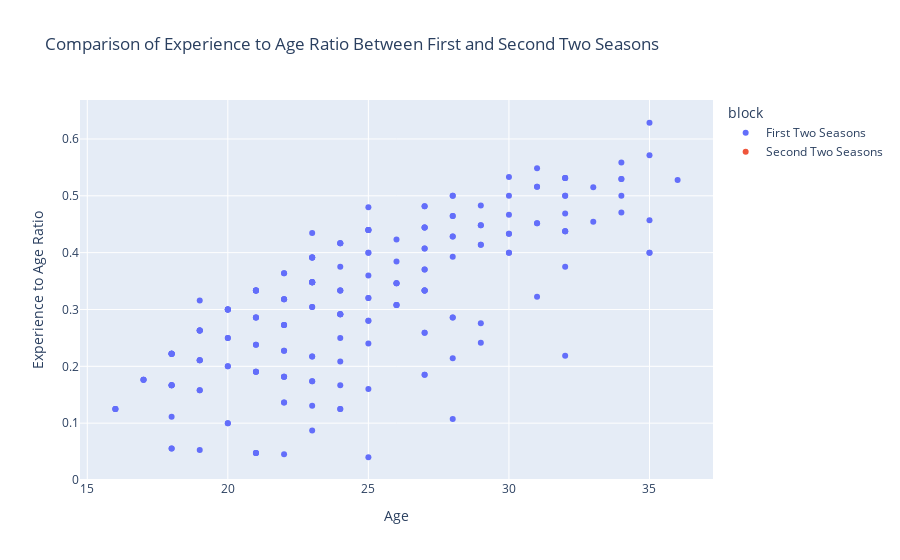

Notebook source saved alongside this figure:
### Code cell
data_first_two_seasons = data[['age_at_2020-2021_start', 'experience_to_age_ratio_2020-2021']].copy()
data_first_two_seasons['season'] = '2020-2021'
data_first_two_seasons_2 = data[['age_at_2021-2022_start', 'experience_to_age_ratio_2021-2022']].copy()
data_first_two_seasons_2['season'] = '2021-2022'

data_second_two_seasons = data[['age_at_2022-2023_start', 'experience_to_age_ratio_2022-2023']].copy()
data_second_two_seasons['season'] = '2022-2023'
data_second_two_seasons_2 = data[['age_at_2023-2024_start', 'experience_to_age_ratio_2023-2024']].copy()
data_second_two_seasons_2['season'] = '2023-2024'

data_first_block = pd.concat([data_first_two_seasons, data_first_two_seasons_2])
data_second_block = pd.concat([data_second_two_seasons, data_second_two_seasons_2])

data_first_block['block'] = 'First Two Seasons'
data_second_block['block'] = 'Second Two Seasons'

data_combined = pd.concat([data_first_block, data_second_block])

fig = px.scatter(data_combined, x='age_at_2020-2021_start', y='experience_to_age_ratio_2020-2021',
                 color='block', labels={'age_at_2020-2021_start': 'Age', 'experience_to_age_ratio_2020-2021': 'Experience to Age Ratio'},
                 title="Comparison of Experience to Age Ratio Between First and Second Two Seasons",
                 category_orders={"block": ["First Two Seasons", "Second Two Seasons"]})

fig.show()

### Figure 1 — Plotly figure (JSON) as saved in the notebook; plotly's stock layout.template omitted (floating-point values rounded to 4 significant figures; data arrays with more than 128 entries replaced by an {"elided": "..."} marker saying what was removed)
{"data": [{"hovertemplate": "block=First Two Seasons<br>Age=%{x}<br>Experience to Age Ratio=%{y}<extra></extra>", "legendgroup": "First Two Seasons", "marker": {"color": "#636efa", "symbol": "circle"}, "mode": "markers", "name": "First Two Seasons", "orientation": "v", "showlegend": true, "type": "scatter", "x": {"elided": "406 float values"}, "xaxis": "x", "y": {"elided": "406 float values"}, "yaxis": "y"}, {"hovertemplate": "block=Second Two Seasons<br>Age=%{x}<br>Experience to Age Ratio=%{y}<extra></extra>", "legendgroup": "Second Two Seasons", "marker": {"color": "#EF553B", "symbol": "circle"}, "mode": "markers", "name": "Second Two Seasons", "orientation": "v", "showlegend": true, "type": "scatter", "x": {"elided": "406 float values"}, "xaxis": "x", "y": {"elided": "406 float values"}, "yaxis": "y"}], "layout": {"legend": {"title": {"text": "block"}, "tracegroupgap": 0}, "title": {"text": "Comparison of Experience to Age Ratio Between First and Second Two Seasons"}, "xaxis": {"anchor": "y", "domain": [0, 1], "title": {"text": "Age"}}, "yaxis": {"anchor": "x", "domain": [0, 1], "title": {"text": "Experience to Age Ratio"}}}}
